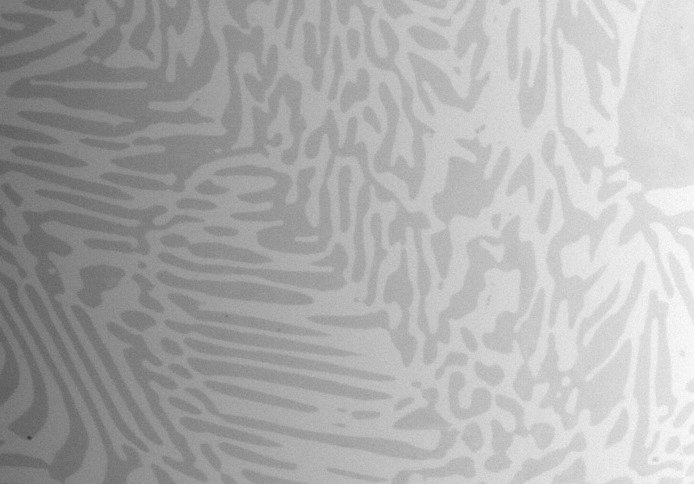
#> input picture Ex1/A.jpg, 694 x 484 px
$ python main.py
#> lines starting #> are read from the running program, lines starting #| are printed output that depends on the picture; after the words box and inside, x2 and y2 are one past the last pixel; in counts of white or black regions, pixels touching at a corner belong together
import cv2 as cv
import numpy as np


def applyOtsuThresh(Image):
    # hist_eq_image = cv.equalizeHist(Image)
    bilnearImage = Image
    for i in range(10):
        bilnearImage = cv.resize(bilnearImage, None, None, 0.5, 0.5, cv.INTER_LINEAR)
        bilnearImage = cv.resize(bilnearImage, None, None, 2, 2, cv.INTER_LINEAR)
    #  clahe = cv.createCLAHE(3, (5, 10))
    clahe = cv.createCLAHE(15, (5, 10))
    newImage = clahe.apply(src=bilnearImage)
    bilnearImage = newImage
    for i in range(5):
        bilnearImage = cv.resize(bilnearImage, None, None, 0.5, 0.5, cv.INTER_LINEAR)
        bilnearImage = cv.resize(bilnearImage, None, None, 2, 2, cv.INTER_LINEAR)

    thresh, newImage = cv.threshold(bilnearImage, 0, 255, cv.THRESH_BINARY + cv.THRESH_OTSU)
    ComparedImages = np.hstack((Image, newImage))

    return ComparedImages


if __name__ == '__main__':
    imgA = cv.imread('A.jpg', cv.IMREAD_GRAYSCALE)
#> imgA is the input picture: shape (484, 694); min 55, max 255, mean 173.2
    imgB = cv.imread('B.jpg', cv.IMREAD_GRAYSCALE)
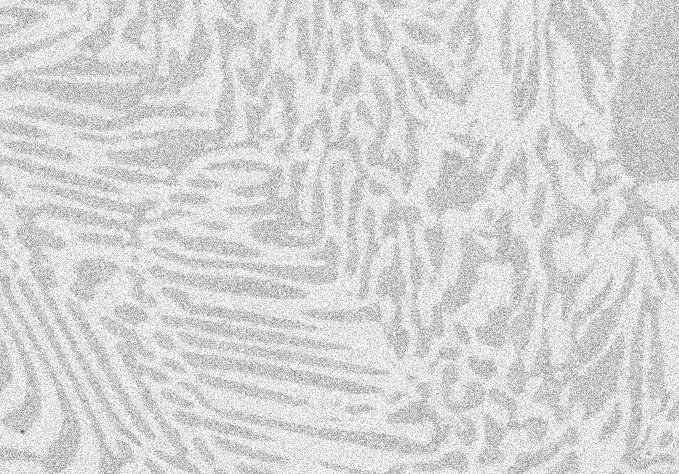
#> input picture Ex1/B.jpg, 679 x 474 px
#> imgB is the input picture: shape (474, 679); min 63, max 255, mean 213.3
    imgC = cv.imread('C.jpg', cv.IMREAD_GRAYSCALE)
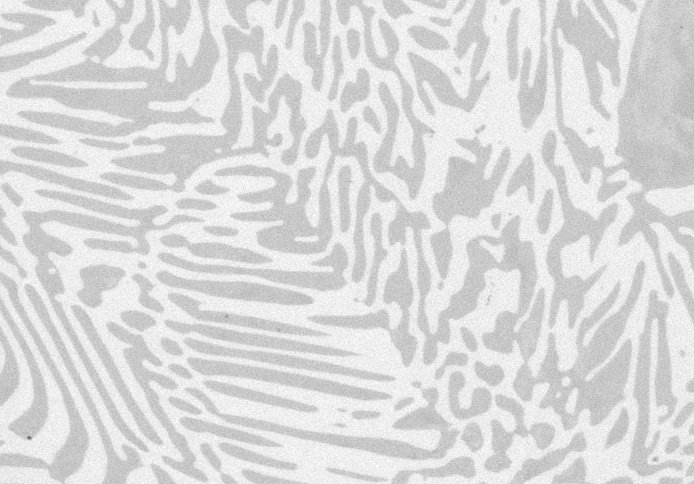
#> input picture Ex1/C.jpg, 694 x 484 px
#> imgC is the input picture: shape (484, 694); min 95, max 255, mean 218.6

    heightA, widthA = imgA.shape
#> heightA = 484; widthA = 694
    heightB, widthB = imgB.shape
#> heightB = 474; widthB = 679
    heightC, widthC = imgC.shape
#> heightC = 484; widthC = 694

    avg_height = int((heightA + heightB + heightC) / 3)
#> avg_height = 480
    avg_width = int((widthA + widthB + widthC) / 3)
#> avg_width = 689

    imgA = cv.resize(imgA, (avg_width, avg_height))
#> imgA: shape (480, 689)
    imgB = cv.resize(imgB, (avg_width, avg_height))
#> imgB: shape (480, 689)
    imgC = cv.resize(imgC, (avg_width, avg_height))
#> imgC: shape (480, 689)

    otsuA, otsuB, otsuC = applyOtsuThresh(imgA), applyOtsuThresh(imgB), applyOtsuThresh(imgC)
#> in applyOtsuThresh, `thresh, newImage = cv.threshold(bilnearImage, 0, 255, cv.THRESH_BINARY..`:
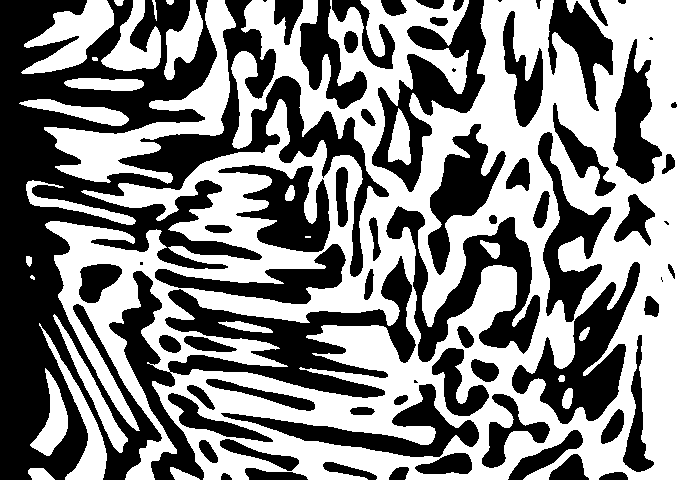
#> newImage: shape (480, 688); 52.2% white; 70 black regions (8 under 20 px), largest, box (x1, y1, x2, y2) and area: (0, 0, 389, 480) 60505, (109, 256, 416, 480) 15975, (386, 206, 540, 362) 7929
#> in applyOtsuThresh, `thresh, newImage = cv.threshold(bilnearImage, 0, 255, cv.THRESH_BINARY..`: thresh = 130
#> after the loop in applyOtsuThresh (call 2), `for i in range(5):`:
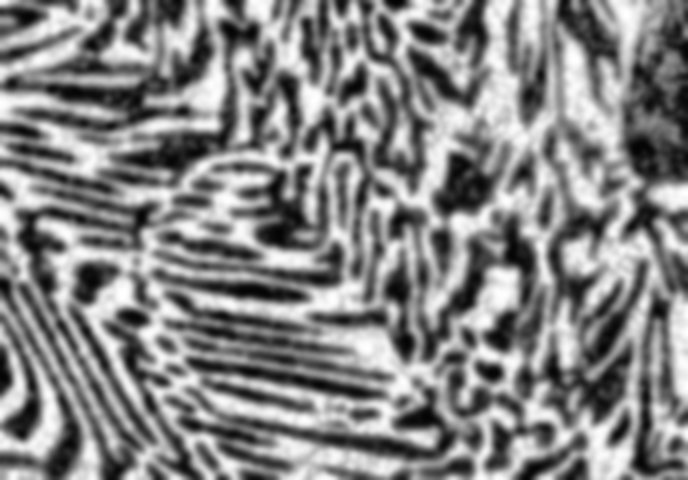
#> bilnearImage: shape (480, 688); min 3, max 255, mean 133
#> in applyOtsuThresh (call 2), `thresh, newImage = cv.threshold(bilnearImage, 0, 255, cv.THRESH_BINARY..`: newImage: shape (480, 688); 49.5% white; 41 white regions (6 under 20 px), largest, box (x1, y1, x2, y2) and area: (37, 0, 688, 480) 123447, (0, 0, 232, 180) 13021, (0, 0, 140, 86) 4982
#> in applyOtsuThresh (call 2), `thresh, newImage = cv.threshold(bilnearImage, 0, 255, cv.THRESH_BINARY..`: thresh = 133
#> after the loop in applyOtsuThresh (call 3), `for i in range(5):`:
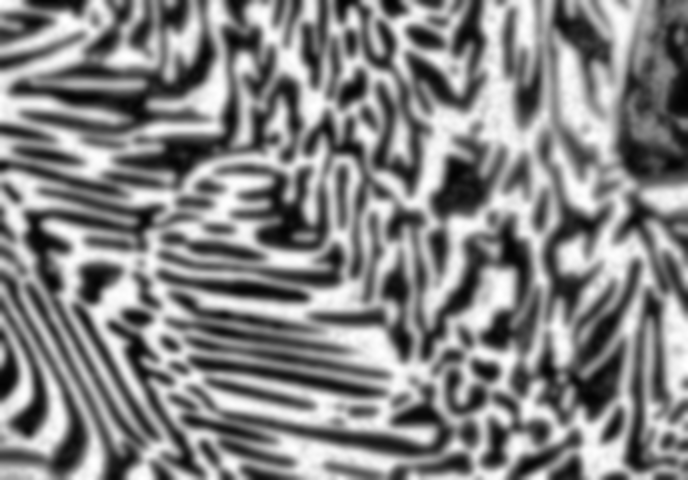
#> bilnearImage: shape (480, 688); min 2, max 255, mean 133.1
#> in applyOtsuThresh (call 3), `thresh, newImage = cv.threshold(bilnearImage, 0, 255, cv.THRESH_BINARY..`:
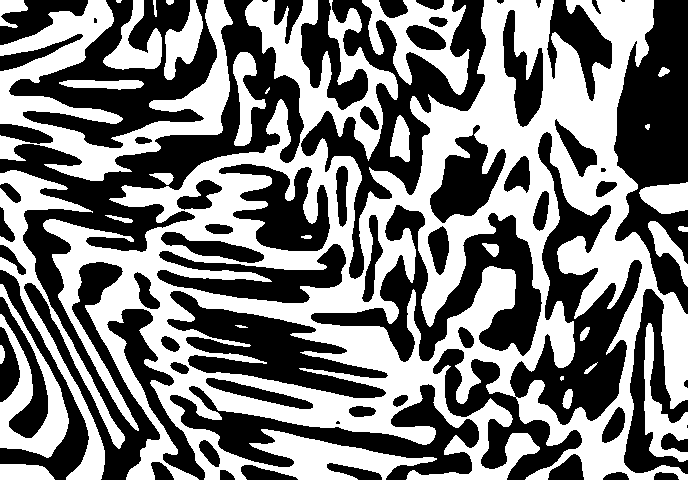
#> newImage: shape (480, 688); 48.8% white; 32 white regions (3 under 20 px), largest, box (x1, y1, x2, y2) and area: (43, 0, 688, 480) 119071, (0, 0, 233, 181) 13976, (0, 170, 125, 480) 7178
#> in applyOtsuThresh (call 3), `thresh, newImage = cv.threshold(bilnearImage, 0, 255, cv.THRESH_BINARY..`: thresh = 134
    AllComparisons = np.vstack((otsuA, otsuB, otsuC))
    AllComparisons = cv.resize(AllComparisons, None, None, 0.5, 0.5, cv.INTER_LINEAR)
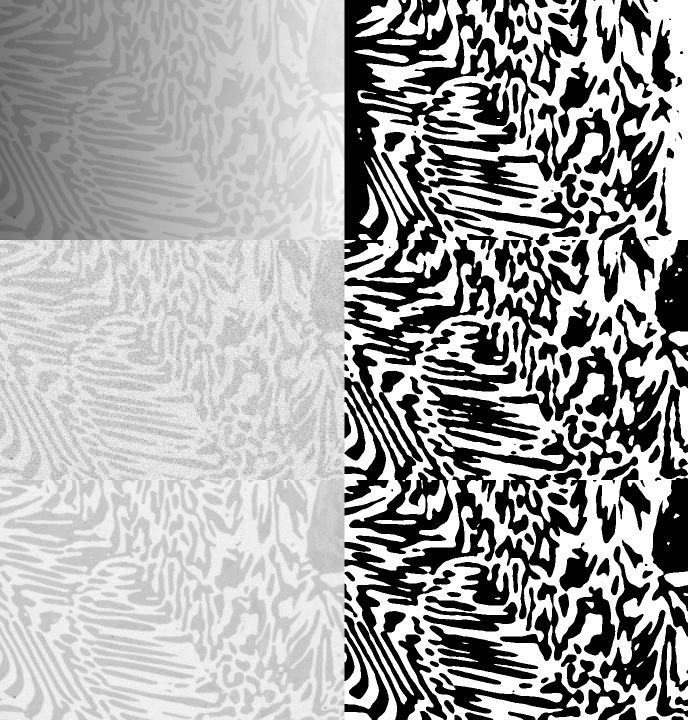
#> AllComparisons: shape (720, 688); min 0, max 255, mean 164.9
    cv.imwrite('A_B_C Before and After.jpg', AllComparisons)
    cv.imshow('A_B_C Before and After', AllComparisons)

cv.waitKey(0)
cv.destroyAllWindows()
